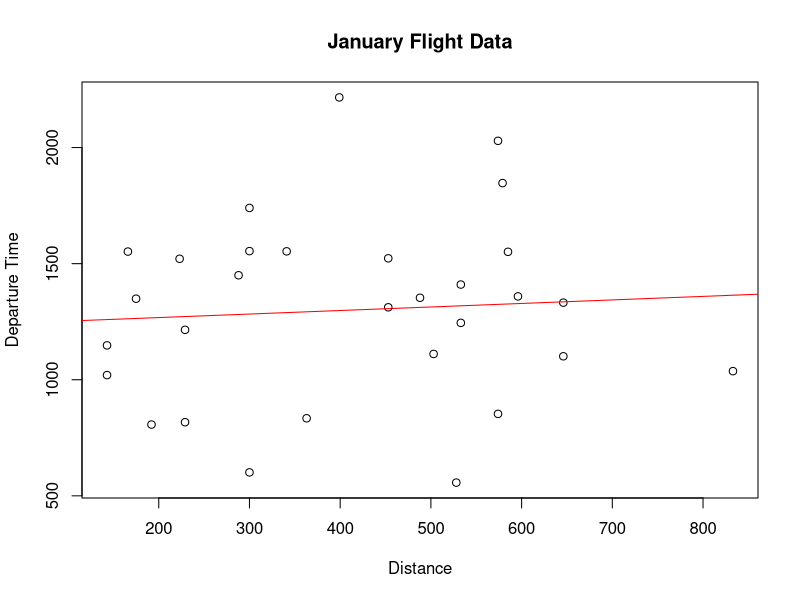
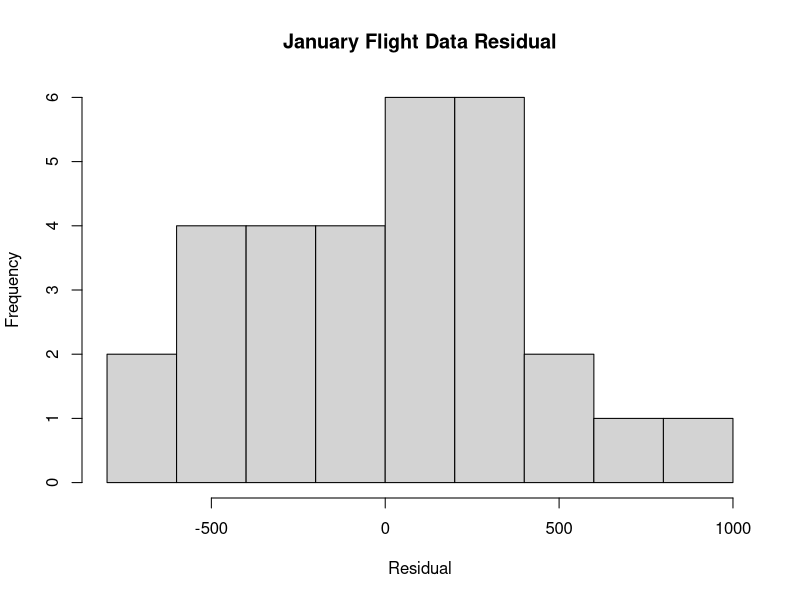
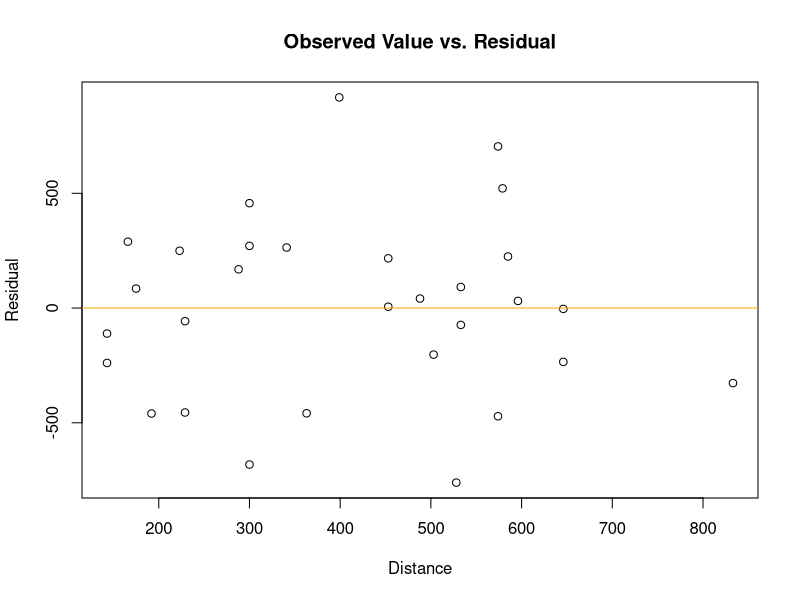

Reproduce these figures in R, in order.
library(readr)
ontime <- read_csv("Jan_2019_ontime.csv")
View(ontime)
ontime

## Linear Regreassion Model:  y = 1237.4823639 + 0.1520527x
plot(ontime$DISTANCE,ontime$DEP_TIME, xlab = "Distance", ylab = "Departure Time", main = "January Flight Data")
pine.lm <- lm(DEP_TIME ~ DISTANCE, data = ontime)
pine.lm
##Call:
##  lm(formula = DEP_TIME ~ DISTANCE, data = ontime)

## Coefficients:
##  (Intercept)     DISTANCE  
## 1237.4824       0.1521  

abline(pine.lm, col= "red")
coef(pine.lm)
## (Intercept)     DISTANCE 
## 1237.4823639    0.1520527 
summary(pine.lm)

## Call:
##  lm(formula = DEP_TIME ~ DISTANCE, data = ontime)

## Residuals:
##  Min      1Q  Median      3Q     Max 
## -760.77 -238.10   18.27  243.35  917.85 

## Coefficients:
##  Estimate Std. Error t value Pr(>|t|)    
## (Intercept) 1237.4824   181.4416   6.820 2.08e-07 ***
##  DISTANCE       0.1521     0.4051   0.375     0.71    
## ---
##  Signif. codes:  0 ‘***’ 0.001 ‘**’ 0.01 ‘*’ 0.05 ‘.’ 0.1 ‘ ’ 1

## Residual standard error: 397.7 on 28 degrees of freedom
## Multiple R-squared:  0.005007,	Adjusted R-squared:  -0.03053 
## F-statistic: 0.1409 on 1 and 28 DF,  p-value: 0.7102


## Histogram of the residuals
resid(pine.lm)
hist(resid(pine.lm), xlab = "Residual", ylab = "Frequency", main = "January Flight Data Residual")

## Scatter plot of the actual observed response value vs. residual
plot(ontime$DISTANCE,resid(pine.lm), xlab = "Distance", ylab = "Residual", main = "Observed Value vs. Residual" )
abline(h = 0, col= "Orange")
